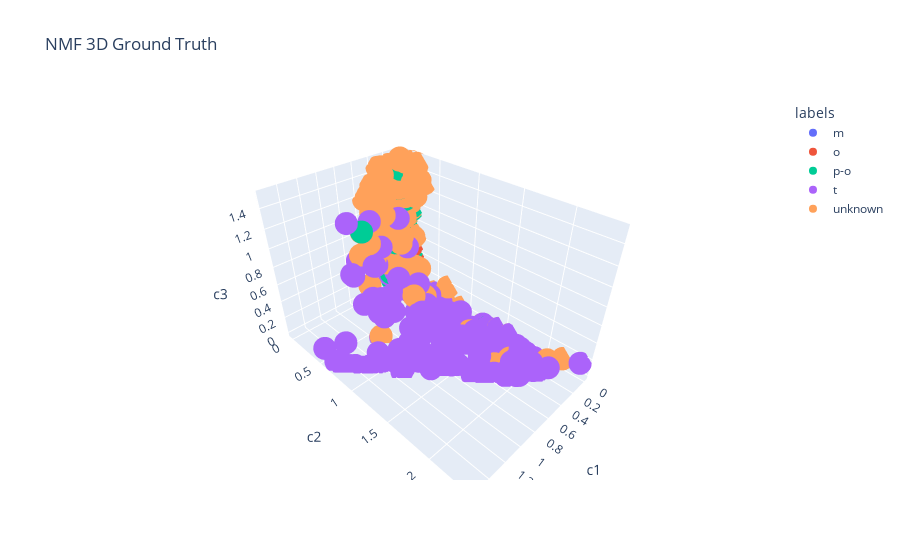

Notebook source saved alongside this figure:
### Code cell
fig = px.scatter_3d(
    W_df3, x='x1', y='x2', z='x3', color=W_df3['labels'],
    labels={'x1': 'c1', 'x2': 'c2', 'x3': 'c3'}, title='NMF 3D Ground Truth')
fig.show()

### Figure 1 — Plotly figure (JSON) as saved in the notebook; plotly's stock layout.template omitted (floating-point values rounded to 4 significant figures; data arrays with more than 128 entries replaced by an {"elided": "..."} marker saying what was removed)
{"data": [{"hovertemplate": "labels=m<br>c1=%{x}<br>c2=%{y}<br>c3=%{z}<extra></extra>", "legendgroup": "m", "marker": {"color": "#636efa", "symbol": "circle"}, "mode": "markers", "name": "m", "scene": "scene", "showlegend": true, "type": "scatter3d", "x": {"elided": "459 float values"}, "y": {"elided": "459 float values"}, "z": {"elided": "459 float values"}}, {"hovertemplate": "labels=o<br>c1=%{x}<br>c2=%{y}<br>c3=%{z}<extra></extra>", "legendgroup": "o", "marker": {"color": "#EF553B", "symbol": "circle"}, "mode": "markers", "name": "o", "scene": "scene", "showlegend": true, "type": "scatter3d", "x": {"elided": "345 float values"}, "y": {"elided": "345 float values"}, "z": {"elided": "345 float values"}}, {"hovertemplate": "labels=p-o<br>c1=%{x}<br>c2=%{y}<br>c3=%{z}<extra></extra>", "legendgroup": "p-o", "marker": {"color": "#00cc96", "symbol": "circle"}, "mode": "markers", "name": "p-o", "scene": "scene", "showlegend": true, "type": "scatter3d", "x": {"elided": "374 float values"}, "y": {"elided": "374 float values"}, "z": {"elided": "374 float values"}}, {"hovertemplate": "labels=t<br>c1=%{x}<br>c2=%{y}<br>c3=%{z}<extra></extra>", "legendgroup": "t", "marker": {"color": "#ab63fa", "symbol": "circle"}, "mode": "markers", "name": "t", "scene": "scene", "showlegend": true, "type": "scatter3d", "x": {"elided": "281 float values"}, "y": {"elided": "281 float values"}, "z": {"elided": "281 float values"}}, {"hovertemplate": "labels=unknown<br>c1=%{x}<br>c2=%{y}<br>c3=%{z}<extra></extra>", "legendgroup": "unknown", "marker": {"color": "#FFA15A", "symbol": "circle"}, "mode": "markers", "name": "unknown", "scene": "scene", "showlegend": true, "type": "scatter3d", "x": {"elided": "266 float values"}, "y": {"elided": "266 float values"}, "z": {"elided": "266 float values"}}], "layout": {"legend": {"title": {"text": "labels"}, "tracegroupgap": 0}, "scene": {"domain": {"x": [0, 1], "y": [0, 1]}, "xaxis": {"title": {"text": "c1"}}, "yaxis": {"title": {"text": "c2"}}, "zaxis": {"title": {"text": "c3"}}}, "title": {"text": "NMF 3D Ground Truth"}}}
